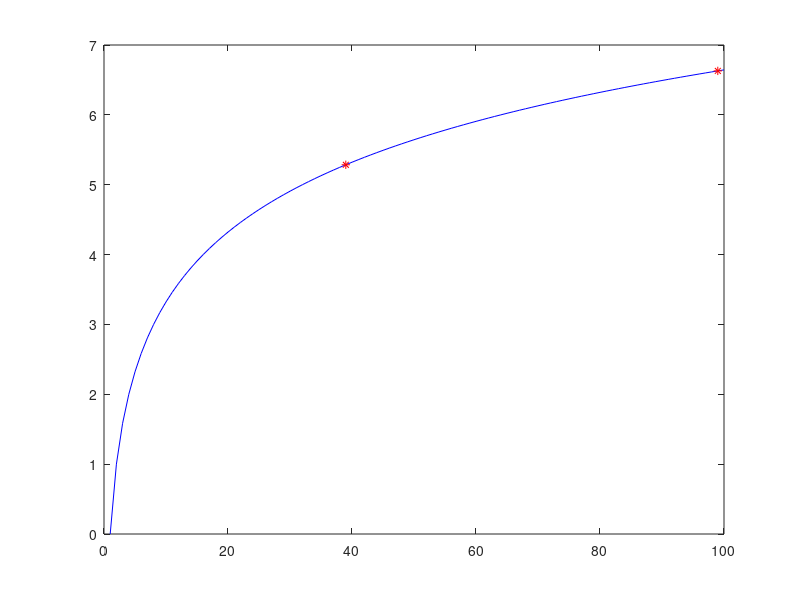

MATLAB code to generate this figure:
% drawing, basically 

anonymity_set = 1:100;

ent = zeros(1,length(anonymity_set));

target = 5.2772;
ind = 1;
dist = 10000;


for i = anonymity_set
    ent(i) = log2(i);
    if abs(log2(i) - target) < dist
        dist = abs(log2(i) - target);
        ind = i;
    end
end



plot(anonymity_set, ent, 'b');

hold on;
plot(ind, ent(ind), 'r*');
plot(99, ent(99), 'r*');